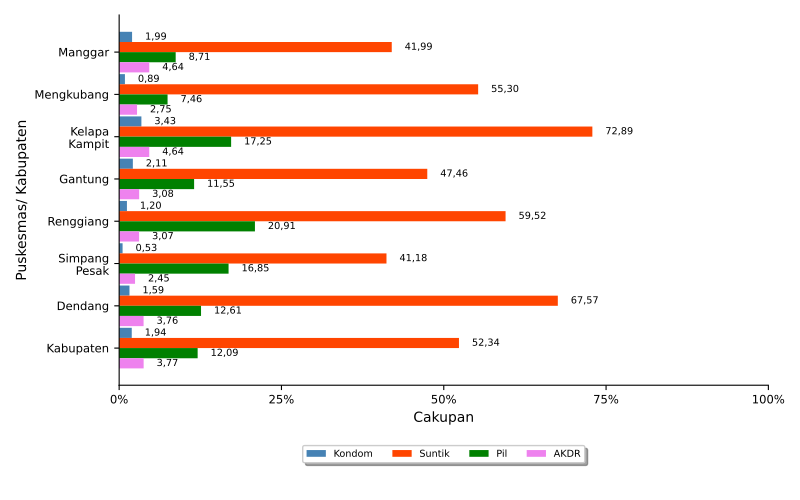

Write the Python code that produced this figure.
import numpy as np
import matplotlib.pyplot as plt
import pandas
from textwrap import wrap
from matplotlib.ticker import FuncFormatter
import locale
locale.setlocale(locale.LC_ALL, 'id_ID.UTF8')

import sys, os, inspect
currentdir = os.path.dirname(os.path.abspath(inspect.getfile(inspect.currentframe())))
parentdir = os.path.dirname(currentdir)
sys.path.insert(0, parentdir)

berkasData = currentdir +'\\bab_05_06_dataKBaktif.csv'
berkasSimpan = currentdir +'\\bab_05_06_KBaktif_a.pdf'
# judulDiagram = 'Cakupan Peserta KB aktif (1)\nTahun 2021'
sumbuX = 'Cakupan'
sumbuY = 'Puskesmas/ Kabupaten'
labelBar1 = 'Kondom'
labelBar2 = 'Suntik'
labelBar3 = 'Pil'
labelBar4 = 'AKDR'
tickerSumbuX = np.arange(0,110,25)

# read data file
colnames = ['kecamatan','Kondom','Suntik','Pil','AKDR','Implan','MOP','MOW','MAL','Aktif']
data = pandas.read_csv(berkasData, names=colnames, sep=';')
kecamatan = data.kecamatan.tolist()
bar1 = data.Kondom.tolist()
bar2 = data.Suntik.tolist()
bar3 = data.Pil.tolist()
bar4 = data.AKDR.tolist()

ind = np.arange(len(kecamatan))  # the x locations for the groups
width = 0.24       # the width of the bars
widthDL = 2

# make bars
fig, ax = plt.subplots()
rects1 = ax.barh(ind, bar1, width, color='steelblue', label = labelBar1)
rects2 = ax.barh(ind + width, bar2, width, color='orangered', label = labelBar2)
rects3 = ax.barh(ind + 2*width, bar3, width, color='green', label = labelBar3)
rects4 = ax.barh(ind + 3*width, bar4, width, color='violet', label = labelBar4)

# add some text for labels, title and axes ticks
# ax.set_title(judulDiagram)
ax.set_xticks(tickerSumbuX)
ax.set_xlabel(sumbuX)
ax.xaxis.set_major_formatter(FuncFormatter(lambda x, pos: "{:n}%".format(x)))

ax.set_yticks(ind+1.5*width)
ax.set_yticklabels(list([ '\n'.join(wrap(l, 10)) for l in kecamatan ]))
ax.invert_yaxis()
ax.set_ylabel(sumbuY)

ax.tick_params(axis='both', which='major', labelsize='small')
ax.spines['top'].set_visible(False)
ax.spines['right'].set_visible(False)

# make legend box
box = ax.get_position()
ax.set_position([box.x0, box.y0 + box.height * 0.1, box.width, box.height * 0.9])
ax.legend(fontsize='x-small', loc='upper center', bbox_to_anchor=(0.5, -0.15), fancybox=True, shadow=True, ncol=4)

# add data label
for i, v in enumerate(bar1):
    ax.text(v + widthDL, i, locale.format_string("%.2f", v), ha='left', va='center', fontsize=7)
for i, v in enumerate(bar2):
    ax.text(v + widthDL, i + width, locale.format_string("%.2f", v), ha='left', va='center', fontsize=7)
for i, v in enumerate(bar3):
    ax.text(v + widthDL, i + 2*width, locale.format_string("%.2f", v), ha='left', va='center', fontsize=7)
for i, v in enumerate(bar4):
    ax.text(v + widthDL, i + 3*width, locale.format_string("%.2f", v), ha='left', va='center', fontsize=7)

# finishing
pyrfig = plt.figure(1)
pyrfig.set_figwidth(8)
pyrfig.set_figheight(5)
# tight_layout to make consistent size
# adjust subplot to make room for legend
fig.subplots_adjust(bottom=-0.15)
plt.tight_layout()
plt.savefig(berkasSimpan)
plt.close(pyrfig)
# plt.show()
